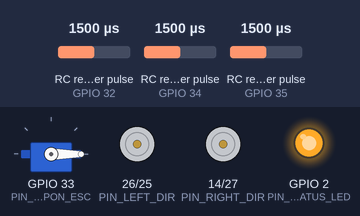
This sketch was run on a simulated ESP32. On the bench: servo, direction and speed pins drawn as motors (green arrow = direction pin HIGH = forward, orange = LOW = backward, longer = more drive), output pins drawn as LEDs (lit = HIGH). Wiring (inferred from the names in the program): 3 × RC receiver channel: data GPIO 32 / data GPIO 34 / data GPIO 35. Inputs (shaded band) come from the test bench; at power-on: RC receiver pulse (sensors on GPIO 32, GPIO 34, GPIO 35) 1500 µs.

Above: at 1.2 s.
1.3 s: RC receiver pulse (sensor on GPIO 32) set to 1686 µs
2.8 s: RC receiver pulse (sensor on GPIO 32) set to 1719 µs
At 4.0 s:
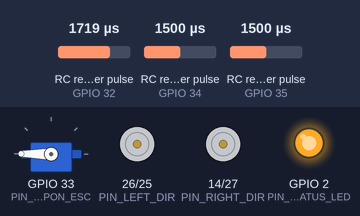
4.3 s: RC receiver pulse (sensor on GPIO 34) set to 1020 µs
At 5.4 s:
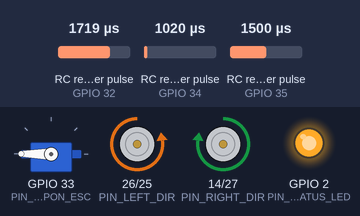
5.8 s: RC receiver pulse (sensor on GPIO 35) set to 1020 µs
At 6.7 s:
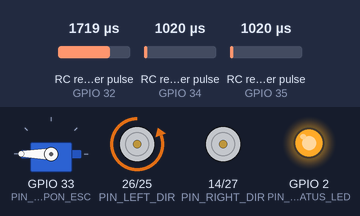
7.3 s: RC receiver pulse (sensor on GPIO 34) set to 1250 µs
At 7.7 s:
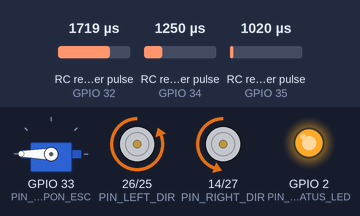
8.8 s: RC receiver pulse (sensor on GPIO 35) set to 1500 µs
At 10.2 s:
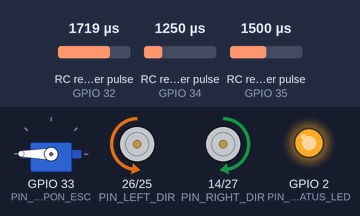
Timing chart, 0 to 11.3 s (numbered marks = the images above; inputs shaded):
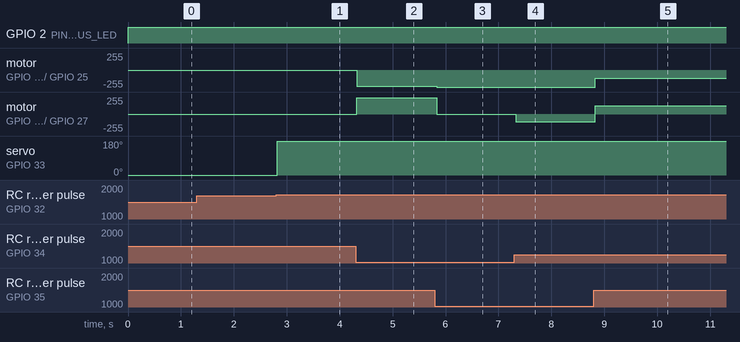

The sketch:

CombatRobotController.ino
```cpp
// ESP32 combat robot (robowar) controller
// Drive: RC receiver -> differential drive via PWM+DIR motor driver
// Weapon: horizontal spinner/bar driven by a brushless motor + ESC
// Same control logic across 8kg / 15kg / 30kg classes -- only the
// motors, ESC current rating and battery change with weight class.

#include <ESP32Servo.h>

// ---------- RC input pins (input-only capable ESP32 pins) ----------
const int PIN_CH_STEER  = 34; // steering channel
const int PIN_CH_THROT  = 35; // throttle channel
const int PIN_CH_WEAPON = 32; // weapon arm channel

// ---------- Drive motor driver pins (PWM + DIR per side) ----------
const int PIN_LEFT_PWM  = 25;
const int PIN_LEFT_DIR  = 26;
const int PIN_RIGHT_PWM = 27;
const int PIN_RIGHT_DIR = 14;

// ---------- Weapon ESC signal pin ----------
const int PIN_WEAPON_ESC = 33;

// ---------- Status LED ----------
const int PIN_STATUS_LED = 2;

// ---------- RC pulse width range (microseconds) ----------
const int RC_MID = 1500;
const int RC_DEADZONE = 30;

// Weapon arms when channel is above this pulse width
const int WEAPON_ARM_THRESHOLD = 1700;
const int WEAPON_RUN_US = 2000; // full speed to ESC when armed
const int WEAPON_OFF_US = 1000; // ESC stop signal

// Failsafe: cut everything if no valid RC pulse for this long
const unsigned long FAILSAFE_TIMEOUT_MS = 300;

// LEDC PWM config for drive motors
const int PWM_FREQ = 20000;
const int PWM_RES_BITS = 8; // 0-255
const int PWM_CH_LEFT = 0;
const int PWM_CH_RIGHT = 1;

Servo weaponESC;

volatile uint32_t steerRiseUs = 0, steerPulseUs = RC_MID;
volatile uint32_t throtRiseUs = 0, throtPulseUs = RC_MID;
volatile uint32_t weaponRiseUs = 0, weaponPulseUs = 1000;

volatile unsigned long lastSteerMs = 0;
volatile unsigned long lastThrotMs = 0;
volatile unsigned long lastWeaponMs = 0;

void IRAM_ATTR isrSteer() {
  if (digitalRead(PIN_CH_STEER) == HIGH) {
    steerRiseUs = micros();
  } else {
    steerPulseUs = micros() - steerRiseUs;
    lastSteerMs = millis();
  }
}

void IRAM_ATTR isrThrot() {
  if (digitalRead(PIN_CH_THROT) == HIGH) {
    throtRiseUs = micros();
  } else {
    throtPulseUs = micros() - throtRiseUs;
    lastThrotMs = millis();
  }
}

void IRAM_ATTR isrWeapon() {
  if (digitalRead(PIN_CH_WEAPON) == HIGH) {
    weaponRiseUs = micros();
  } else {
    weaponPulseUs = micros() - weaponRiseUs;
    lastWeaponMs = millis();
  }
}

void setup() {
  Serial.begin(115200);

  pinMode(PIN_CH_STEER, INPUT);
  pinMode(PIN_CH_THROT, INPUT);
  pinMode(PIN_CH_WEAPON, INPUT);
  pinMode(PIN_STATUS_LED, OUTPUT);

  attachInterrupt(digitalPinToInterrupt(PIN_CH_STEER), isrSteer, CHANGE);
  attachInterrupt(digitalPinToInterrupt(PIN_CH_THROT), isrThrot, CHANGE);
  attachInterrupt(digitalPinToInterrupt(PIN_CH_WEAPON), isrWeapon, CHANGE);

  pinMode(PIN_LEFT_DIR, OUTPUT);
  pinMode(PIN_RIGHT_DIR, OUTPUT);
  ledcSetup(PWM_CH_LEFT, PWM_FREQ, PWM_RES_BITS);
  ledcSetup(PWM_CH_RIGHT, PWM_FREQ, PWM_RES_BITS);
  ledcAttachPin(PIN_LEFT_PWM, PWM_CH_LEFT);
  ledcAttachPin(PIN_RIGHT_PWM, PWM_CH_RIGHT);

  weaponESC.setPeriodHertz(50);
  weaponESC.attach(PIN_WEAPON_ESC, 1000, 2000);
  weaponESC.writeMicroseconds(WEAPON_OFF_US);

  unsigned long now = millis();
  lastSteerMs = now;
  lastThrotMs = now;
  lastWeaponMs = now;
}

void setDriveMotor(int pwmChannel, int dirPin, int speedSigned) {
  speedSigned = constrain(speedSigned, -255, 255);
  digitalWrite(dirPin, speedSigned >= 0 ? HIGH : LOW);
  ledcWrite(pwmChannel, abs(speedSigned));
}

bool rcSignalValid(unsigned long lastMs) {
  return (millis() - lastMs) < FAILSAFE_TIMEOUT_MS;
}

void loop() {
  unsigned long now = millis();

  bool steerOk  = rcSignalValid(lastSteerMs);
  bool throtOk  = rcSignalValid(lastThrotMs);
  bool weaponOk = rcSignalValid(lastWeaponMs);
  bool linkOk = steerOk && throtOk;

  if (!linkOk) {
    setDriveMotor(PWM_CH_LEFT, PIN_LEFT_DIR, 0);
    setDriveMotor(PWM_CH_RIGHT, PIN_RIGHT_DIR, 0);
    weaponESC.writeMicroseconds(WEAPON_OFF_US);
    digitalWrite(PIN_STATUS_LED, (now / 200) % 2); // fast blink = no signal
    delay(10);
    return;
  }

  digitalWrite(PIN_STATUS_LED, HIGH); // solid = signal ok

  int steer = (int)steerPulseUs - RC_MID;
  int throt = (int)throtPulseUs - RC_MID;
  if (abs(steer) < RC_DEADZONE) steer = 0;
  if (abs(throt) < RC_DEADZONE) throt = 0;

  // RC half-range is ~500us -> scale to +-255
  int steerScaled = constrain((steer * 255) / 500, -255, 255);
  int throtScaled = constrain((throt * 255) / 500, -255, 255);

  int leftSpeed  = constrain(throtScaled + steerScaled, -255, 255);
  int rightSpeed = constrain(throtScaled - steerScaled, -255, 255);

  setDriveMotor(PWM_CH_LEFT, PIN_LEFT_DIR, leftSpeed);
  setDriveMotor(PWM_CH_RIGHT, PIN_RIGHT_DIR, rightSpeed);

  if (weaponOk && weaponPulseUs > WEAPON_ARM_THRESHOLD) {
    weaponESC.writeMicroseconds(WEAPON_RUN_US);
  } else {
    weaponESC.writeMicroseconds(WEAPON_OFF_US);
  }

  delay(5);
}
```

Measured:
- the behaviour switches between 1700 and 1701 µs on RC receiver pulse (sensor on GPIO 32) (found by bisection; images 0 and 1)
- after the input at 1.3 s, every drawn part: stays the same
- after the input at 2.8 s, servo on GPIO 33 (PIN_WEAPON_ESC): 0° → 180° at once
- after the input at 4.3 s, motor on GPIO 26 (PIN_LEFT_DIR) / GPIO 25 (PIN_LEFT_PWM): stopped → backward 243/255 at once; motor on GPIO 14 (PIN_RIGHT_DIR) / GPIO 27 (PIN_RIGHT_PWM): stopped → forward 243/255 at once
- after the input at 5.8 s, motor on GPIO 26 (PIN_LEFT_DIR) / GPIO 25 (PIN_LEFT_PWM): backward 243/255 → backward 255/255 at once; motor on GPIO 14 (PIN_RIGHT_DIR) / GPIO 27 (PIN_RIGHT_PWM): forward 243/255 → stopped at once
- after the input at 7.3 s, motor on GPIO 14 (PIN_RIGHT_DIR) / GPIO 27 (PIN_RIGHT_PWM): stopped → backward 117/255 at once
- after the input at 8.8 s, motor on GPIO 26 (PIN_LEFT_DIR) / GPIO 25 (PIN_LEFT_PWM): backward 255/255 → backward 127/255 at once; motor on GPIO 14 (PIN_RIGHT_DIR) / GPIO 27 (PIN_RIGHT_PWM): backward 117/255 → forward 127/255 at once
